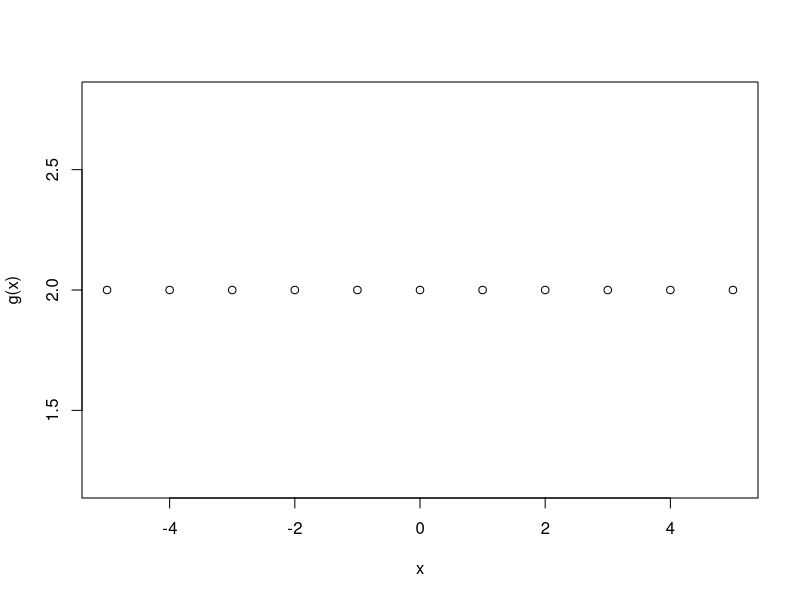
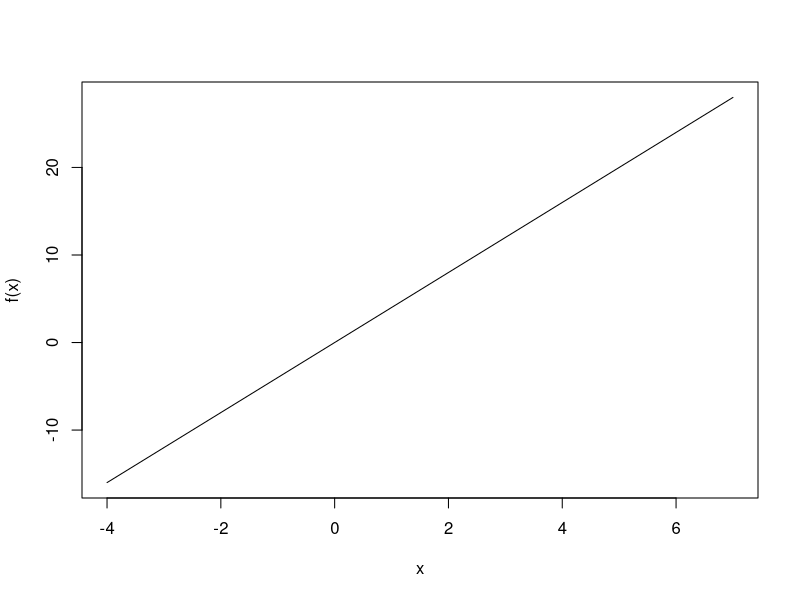

The R script that drew these images, in order:
g <- function(x){x*0+2}
  x <- seq(-5,5,1)
  y <- g(x)
  plot(x,g(x))
  
  
f <- function(x){x*4}
  x <- seq(-4,4,1)
  x <- 7:-4
  y <- f(x)
  plot(x,f(x), type = "l")
  
g <- function(x) {
  ifelse(x<=5 & x>-5,3*x,Nan)
}
g(4)
g(1:4)
  
w <- function(v){
  v^2-5^v-6
}
w(-1)
w(-3)
w(6)
w(4)

f <- function(x, a=3){3*x}
f(2,4)
f(2)

